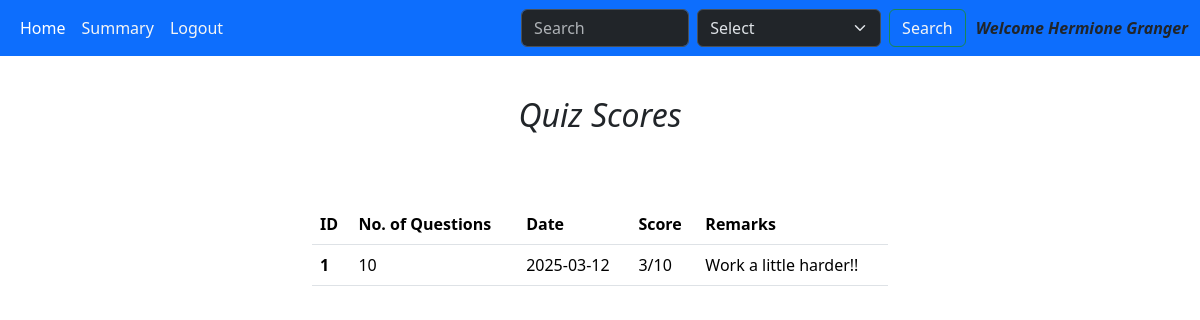
Page /scores (signed in) on the earlier database version.
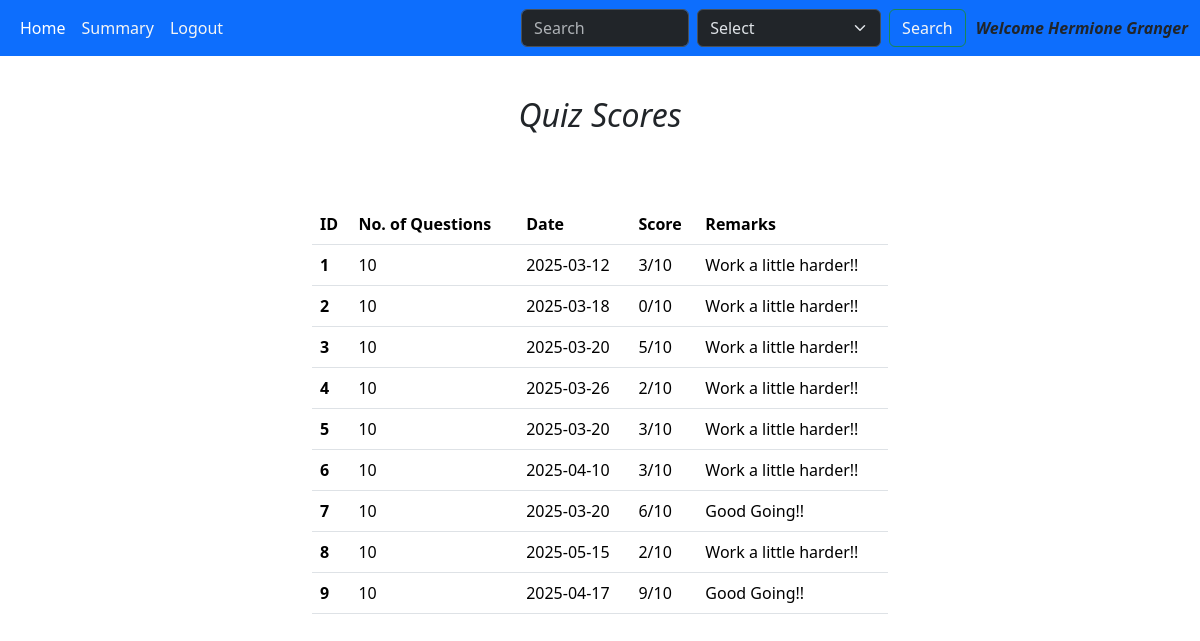
Same page on the later database version.
### models.py (models this page shows)
class Quiz(db.Model):
    id = db.Column(db.Integer, primary_key = True)
    chapter_id = db.Column(db.Integer, db.ForeignKey('chapter.id'), nullable = False)
    date_of_quiz = db.Column(db.Date, nullable = False)
    time_duration = db.Column(db.Time, nullable = False)
    quiz_attempted = db.Column(db.Integer())
    questions = db.Relationship('Questions', backref = 'quiz')

### app.py (the view)
@app.route('/scores')
def scores():
    quizzes = Quiz.query.all()
    user_id = session.get('user_id')
    user_obj = User.query.get(user_id)
    user_scores = Scores.query.filter_by(user_id = user_id).all()
    score_dict = {}
    for score in user_scores:
        l = []
        if score.total_scored <= 5:
            remarks = 'Work a little harder!!'
            l.append(score.total_scored)
            l.append(remarks)
        elif score.total_scored >5:
            remarks = 'Good Going!!'
            l.append(score.total_scored)
            l.append(remarks)
        score_dict[score.quiz_id] = l
    return render_template('scores.html', quizzes = quizzes, score_dict = score_dict, user_obj = user_obj)

### templates/scores.html (shortened to what this page needs)
<!DOCTYPE html>
<html lang="en">
<head>
    <link rel="stylesheet" href="/static/style.css">
    <link href="https://cdn.jsdelivr.net/npm/bootstrap@5.3.3/dist/css/bootstrap.min.css"
    rel="stylesheet"
>
</head>
<body>
    <nav class="navbar navbar-expand-lg bg-primary" data-bs-theme="dark" >
        <div class="container-fluid">
          <div class="collapse navbar-collapse" id="navbarSupportedContent">
            <ul class="navbar-nav me-auto mb-2 mb-lg-0">
              <li class="nav-item">
                <a class="nav-link active" aria-current="page" href="/user_dashboard">Home</a>
              </li>
              <li class="nav-item dropdown">
                <a class="nav-link" href="/summary_user" style="color:whitesmoke">
                  Summary
                </a>
              </li>
              <li class="nav-item">
                <a class="nav-link" style="color:whitesmoke" href="/logout">Logout</a>
              </li>
            </ul>
            <form class="d-flex" role="search" action="/search_user">
              <input class="form-control me-2" type="search" placeholder="Search" aria-label="Search">
              <select class="form-select me-2" aria-label="Default select example">
                <option selected>Select</option>
              </select>
              <button class="btn btn-outline-success" type="submit" style="color:whitesmoke">Search</button>
            </form>
            <span style="text-align:center; margin-left:10px; font-style:italic; font-weight: 700;">Welcome {{ user_obj.name }}</span>
          </div>
        </div>
    </nav>
    <div class="upcoming_quizes" style="height:400px;">
        <div id="up_quizzes" style="text-align:center; margin-top:8px; font-style:oblique">
            <h2>Quiz Scores</h2>
        </div>
        <div class="container-fluid" style="margin-top:70px;">
            <table class="table caption-top">
                <thead>
                  <tr>
                    <th scope="col">ID</th>
                    <th scope="col">No. of Questions</th>
                    <th scope="col">Date</th>
                    <th scope="col">Score</th>
                    <th scope="col">Remarks</th>
                  </tr>
                </thead>
                <tbody>
                  {% for quiz in quizzes %}
                  {% if quiz.quiz_attempted %}
                  <tr>
                    <th scope="row">{{ quiz.id }}</th>
                    <td>{{ quiz.questions|length }}</td>
                    <td>{{ quiz.date_of_quiz }}</td>
                    <td>{{ score_dict[quiz.id][0] }}/{{ quiz.questions|length }}</td>
                    <td>{{ score_dict[quiz.id][1] }}</td>
                  </tr>
                  {% endif %}
                  {% endfor %}
                </tbody>
            </table>
        </div>
    </div>
</body>
</html>

Differences in the rows shown:
now on this page (row edited): Quiz: id "2", questions|length "10", date_of_quiz "2025-03-18", score_dict "0", score_dict "Work a little harder!!"
now on this page (row edited): Quiz: id "3", questions|length "10", date_of_quiz "2025-03-20", score_dict "5", score_dict "Work a little harder!!"
now on this page (row edited): Quiz: id "4", questions|length "10", date_of_quiz "2025-03-26", score_dict "2", score_dict "Work a little harder!!"
now on this page (row edited): Quiz: id "5", questions|length "10", date_of_quiz "2025-03-20", score_dict "3", score_dict "Work a little harder!!"
now on this page (row edited): Quiz: id "6", questions|length "10", date_of_quiz "2025-04-10", score_dict "3", score_dict "Work a little harder!!"
now on this page (row edited): Quiz: id "7", questions|length "10", date_of_quiz "2025-03-20", score_dict "6", score_dict "Good Going!!"
now on this page (row edited): Quiz: id "8", questions|length "10", date_of_quiz "2025-05-15", score_dict "2", score_dict "Work a little harder!!"
now on this page (row edited): Quiz: id "9", questions|length "10", date_of_quiz "2025-04-17", score_dict "Good Going!!"
